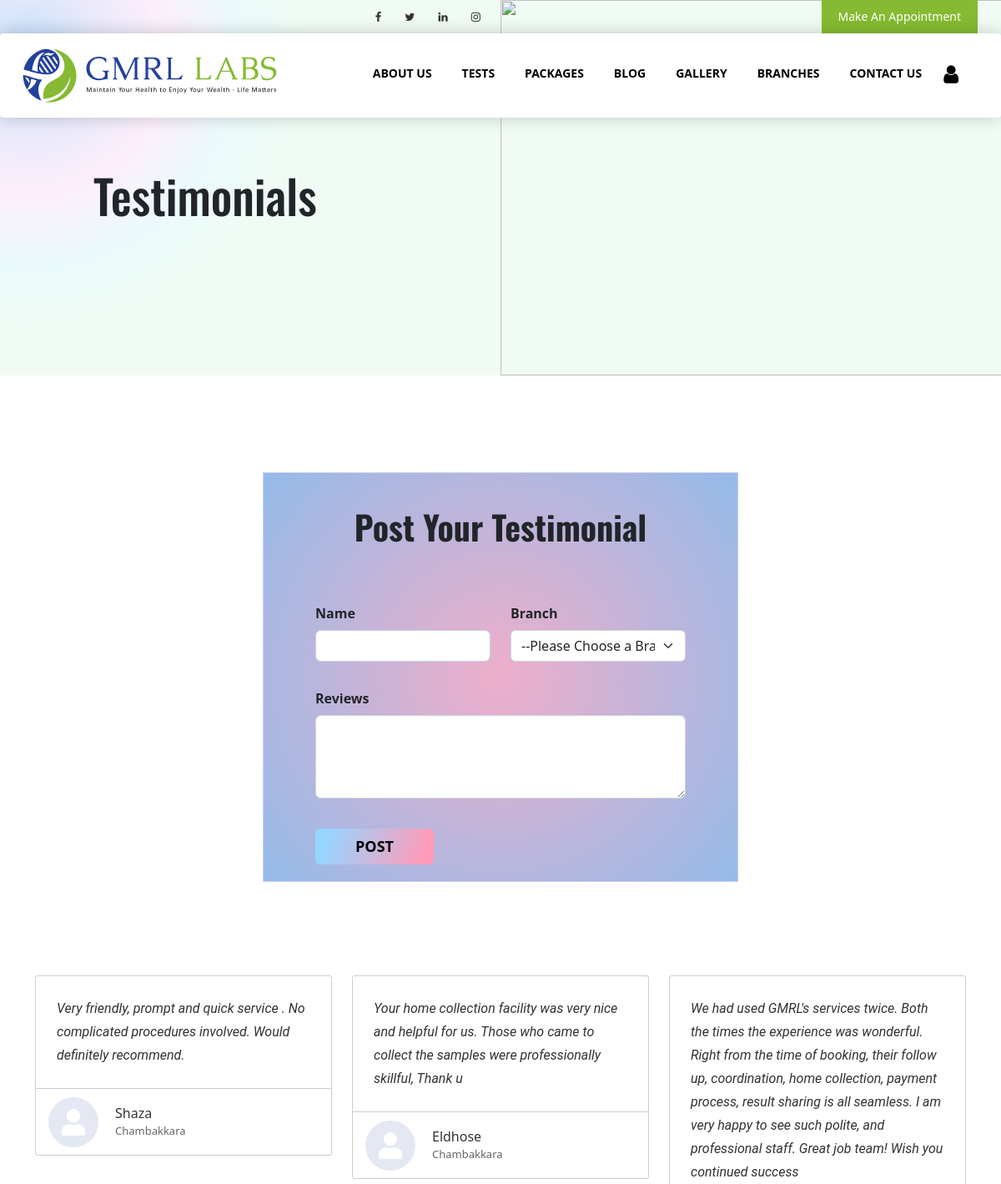
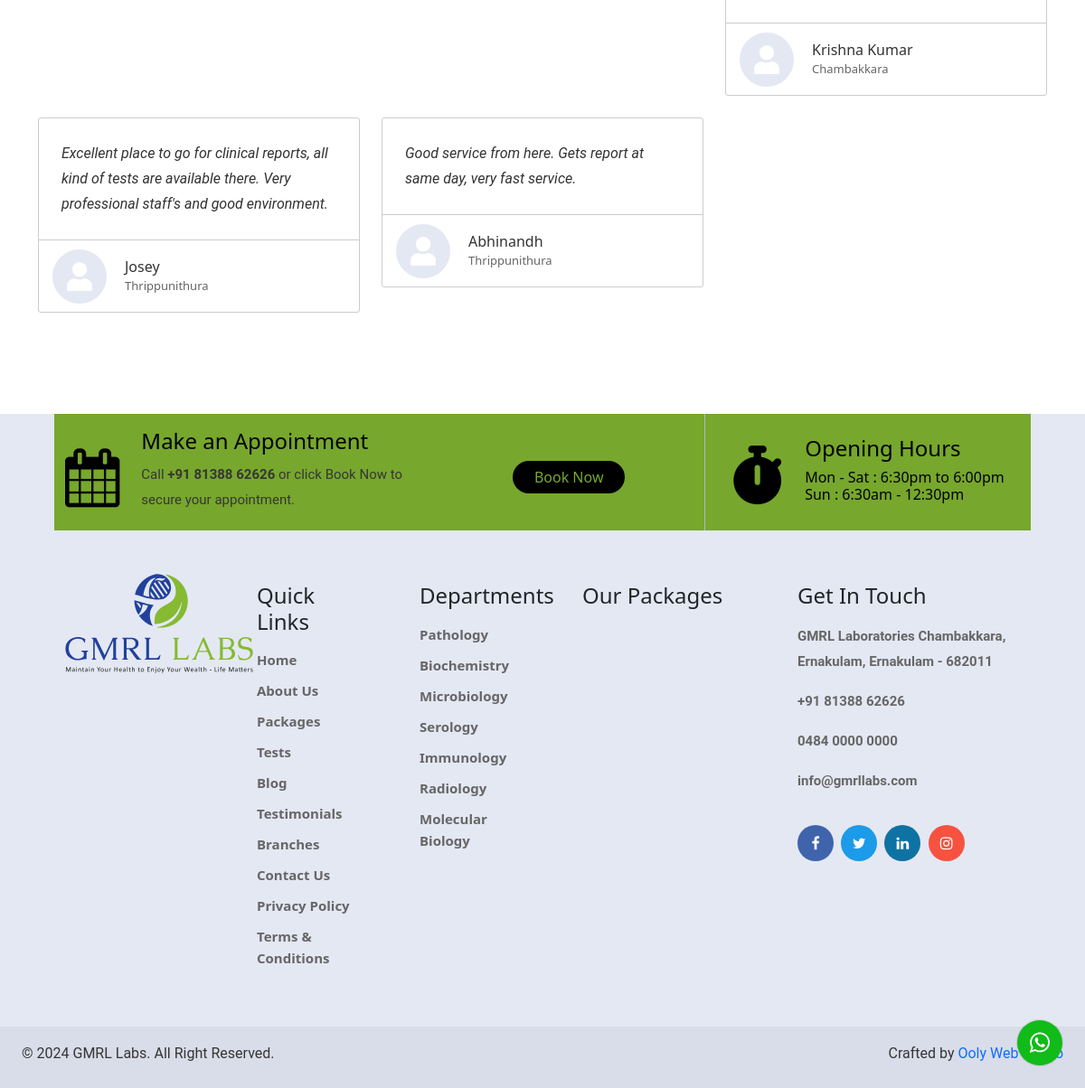
Page /testimonials/ on the committed database (2 pictures, top to bottom).
### app/models.py (models this page shows, shortened)
class Testimonial(models.Model):
    name=models.CharField(max_length=355)
    branch=models.ForeignKey(Branch,max_length=355,on_delete=models.CASCADE)
    review=models.TextField(max_length=500)

class Branch(models.Model):
    name=models.CharField(max_length=255,unique=True)
    image=models.CharField(max_length=3000)
    address=models.TextField(max_length=500)
    number=models.CharField(max_length=255)
    email=models.CharField(max_length=255)
    status=models.BooleanField(default=True)
    def __str__(self):
        return self.name

### app/views.py (the view, shortened to what this page needs)
# urls.py: path('testimonials/', views.testimonials,name='testimonials'),
def testimonials(request):
    context={}
    form=Testimonial_form()
    testimonial=Testimonial.objects.all()
    branch=Branch.objects.all()
    context['branch']=branch
    context['testimonial']=testimonial
    context['form']=form
    return render(request,'testimonial.html',context)

### app/forms.py
class Testimonial_form(forms.ModelForm):
    class Meta:
        model=Testimonial
        fields='__all__'

### app/templates/testimonial.html (shortened to what this page needs)
<!doctype html>
<html lang="en">
    {% load static %}
  <head>
    <link href="https://cdn.jsdelivr.net/npm/bootstrap@5.2.3/dist/css/bootstrap.min.css" rel="stylesheet">
    <link rel="stylesheet" href="https://cdnjs.cloudflare.com/ajax/libs/font-awesome/6.0.0/css/all.min.css"
    />
    <link rel="stylesheet" href="https://maxcdn.bootstrapcdn.com/font-awesome/4.4.0/css/font-awesome.min.css">
    <link
    rel="stylesheet"
    href="https://cdn.jsdelivr.net/npm/@11/-bundle.min.css"
  /><link rel="stylesheet" href="https://maxcdn.bootstrapcdn.com/font-awesome/4.4.0/css/font-awesome.min.css">
  <link
  rel="stylesheet"
  href="https://cdn.jsdelivr.net/npm/swiper@11/swiper-bundle.min.css"
/>
    <link rel="stylesheet" href="{% static 'css/style.css' %}">
  </head>
  <body>
<section class="introduction-section introduction-section-inner">
  <div class="row">
<div class="col-lg-6 col-md-12">
<div class="container-lg intro-caption intro-caption-inner">
<h1 class="intro-heading">
Testimonials
</h1>
</div>
</div>
<div class="col-lg-6 col-md-12 intro-img-sec">
  <img src="{% static 'img/placeholder.jpg' %}" alt="" style="z-index: 1050;opacity: 1;" class="intro-inner-img">
</div>
 </div>
<header>
{% include 'header.html' %}
</header>
</section>
<section class="appointment-form review-form">
<div class="container-lg">
    <div class="row justify-content-center">
    <div class="col-lg-6 col-md-12 appointment">
    <form method="POST">
    <div class="row app-form mt-3 reviews">
    <h3 class="text-center mb-5 review-heading">Post Your Testimonial</h3>
        <div class="col-lg-6 col-md-12">
            <div class="mb-3">
                <label for="name" class="form-label">Name</label>
                <input type="text" class="form-control" id="name" name="name" required>
              </div>
        </div>
        <div class="col-lg-6 col-md-12">
            <div class="mb-3">
                <label for="branch" class="form-label">Branch</label>
                <select class="form-select" aria-label="Default select example" name="branch" id="branch" required>
                    <option selected>--Please Choose a Branch--</option>
                  </select>
              </div>
        </div>
    <div class="col-lg-12 col-md-12">
        <div class="mb-3 mt-3">
            <label for="review" class="form-label">Reviews</label>
            <div class="form-floating">
                <textarea class="form-control" id="review" style="height: 100px" name="review" required></textarea>
              </div>
          </div>
    </div>
    <div class="col-lg-4 col-md-4">
        <button type="submit" class="btn btn-primary ps-5 pe-5 text-center btn-form review-btn pt-2 pb-2" name="post">POST</button>
    </div>
    </div>
    </form>
    </div>
    </div>
    </div>
    </section>
<section class="testimonials" style="background-color: white;">
  <div class="container">
    <div class="row">
        {% for i in testimonial %}
                                      <div class="col-lg-4">
                      <a href="" class="testimonials-item">
                          <div class="testimonial-content">
                              <p>{{i.review}}</p>
                          </div>
                          <div class="testimonials-footer">
                              <span>
                                                              </span>
                              <h5>{{i.name}}</h5>
                              <h6>{{i.branch}}</h6>
                          </div>
                      </a>
                  </div>
         {% endfor %}
    </div>
  </div>
  </section>
<footer class="mt-5">
  {% include 'footer.html' %}
</footer>
<a href="https://www.whatsapp.com/"><i class="fa fa-whatsapp whatsapp-icon"></i></a>
  </body>
</html>

### app/static/css/style.css (style rules this page uses)
html { overflow-x: hidden; }
* { padding: 0; margin: 0; box-sizing: border-box; }
.appointment-form { margin-top: 100px; margin-bottom: 100px; }
.btn-form { background-color: #22419c; border: none; }
.introduction-section { background: linear-gradient(to top, #dfe9f3 0%, white 100%); position: relative; }
.introduction-section-inner { background: radial-gradient(328px at 2.9% 15%, rgb(191, 224, 251) 0%, rgb(232, 233, 251) 25.8%, rgb(252, 239, 250) 50.8%, rgb(234, 251, 251) 77.6%, rgb(240, 251, 244) 100.7%); }
.intro-caption-inner { padding-top: 133px; display: table; height: 450px; width: 100%; }
.intro-heading { font-family: 'Oswald', sans-serif; font-size: 56px; }
.intro-caption { padding: 250px 0px 0px 120px; }
.intro-img-sec { padding-left: 0; padding-right: 0; }
.intro-caption-inner { padding: 200px 20px 0px 112px; }
.intro-inner-img { width: 100%; height: 450px; object-fit: cover; }
.review-form { margin-top: 100px; margin-bottom: 50px; }
.reviews label { font-weight: bolder; }
.review-heading { font-family: 'Oswald', sans-serif; font-size: 40px; font-weight: bolder; padding-top: 20px; padding-bottom: 20px; }
.reviews { border: 1px solid #c8cfe6; padding: 20px 50px 20px 50px; background: rgb(238,174,202); background: radial-gradient(circle, rgba(238,174,202,1) 0%, rgba(148,187,233,1) 100%); }
.review-btn { font-size: 18px; font-weight: bolder; background: linear-gradient(109.6deg, rgb(151, 213, 255) 11.2%, rgb(255, 155, 185) 91.1%); background-color: none; border: none; margin-top: 20px; color: black; }
.app-form input { border: 1px solid #c8cfe6; }
.testimonials { margin: 100px 0px 100px 0px; }
.testimonials .testimonials-item { margin: 12px 0px; display: block; }
.testimonials .testimonials-item .testimonial-content p { overflow: visible; display: block; }
.testimonials .testimonials-item .testimonial-content { min-height: auto; padding: 25px; }
.testimonials-item { width: 100%; padding: 0; margin: 0px; background: #fff; border: 1px solid #cccccc; border-radius: 3px; display: block; }
.testimonials-item .testimonials-footer { border-top: 1px solid #cccccc; width: 100%; display: block; position: relative; height: 80px; padding-left: 95px; }
.testimonials-item .testimonials-footer h5 { width: 100%; padding: 0; margin: 20px 0px 4px 0px; font-size: 16px; color: #333333; font-weight: 500; }
.testimonials-item .testimonials-footer h6 { width: 100%; padding: 0; margin: 0; font-size: 13px; color: #666666; font-weight: 400; }
.testimonials-item .testimonials-footer span { width: 60px; height: 60px; background: url(../img/testimonial-bg.png) no-repeat #e4e8f3; border-radius: 50%; position: absolute; left: 15px; top: 10px; overflow: hidden; }
.testimonials-item .testimonial-content { width: 100%; padding: 25px 25px 0px 25px; margin: 0px; min-height: 220px; }
.testimonials-item .testimonial-content p { padding: 0; margin: 0; font-style: italic; color: #333333; overflow: hidden; }
footer { background-color: #e4e8f3; }
.whatsapp-icon { width: 50px; height: 50px; background: #11bb19; color: #fff; position: fixed; right: 25px; bottom: 25px; z-index: 1050; border-radius: 50%; text-align: center; font-size: 26px; line-height: 50px; box-shadow: 0px 0px 1px 1px #0000001a; animation: pulse 1s infinite; text-decoration: none; }
p { font-size: 16px; line-height: 28px; color: #363636; font-family: 'Roboto', sans-serif; }
textarea { width: 100%; border: 1px solid #c8d1ee; border-radius: 4px; outline: none; font-size: 15px; padding-left: 12px; color: #363636; }

### rows in the picture
Testimonial: review "Very friendly, prompt and quick service . No complicated procedures involved. Would definitely recommend.", name "Shaza", branch "Chambakkara"
Testimonial: review "Your home collection facility was very nice and helpful for us. Those who came to collect the samples were professionally skillful, Thank u", name "Eldhose", branch "Chambakkara"
Testimonial: review "We had used GMRL's services twice. Both the times the experience was wonderful. Right from the time of booking, their follow up, coordination, home collection, payment process, result sharing is all seamless. I am very happy to see such polite, and professional staff. Great job team! Wish you continued success", name "Krishna Kumar", branch "Chambakkara"
Testimonial: review "Excellent place to go for clinical reports, all kind of tests are available there. Very professional staff's and good environment.", name "Josey", branch "Thrippunithura"
Testimonial: review "Good service from here. Gets report at same day, very fast service.", name "Abhinandh", branch "Thrippunithura"
